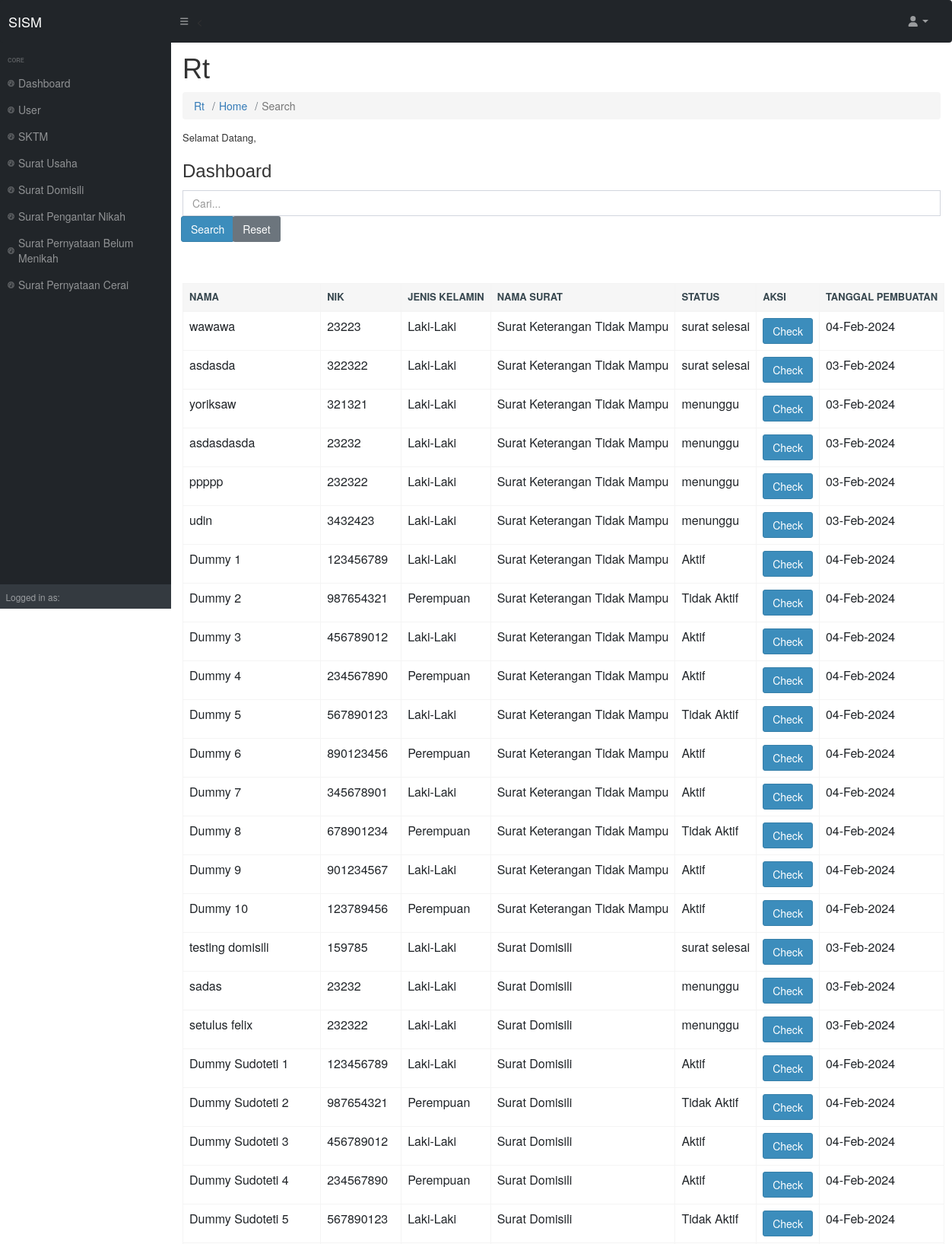
The app's page /index.php/rt/home/search (upper part) with its own data.
### tables this page shows
CREATE TABLE `sktm` (
  `id` int(9) NOT NULL,
  `nama` varchar(50) NOT NULL,
  `nik` int(16) NOT NULL,
  `tgl_lahir` date NOT NULL,
  `jenis_kelamin` enum('Laki-Laki','Perempuan') NOT NULL,
  `status_perkawinan` enum('Kawin','Belum Kawin') NOT NULL,
  `pekerjaan` varchar(60) NOT NULL,
  `agama` enum('Islam','Khatolik','Protestan','Hindu','Buddha','Konghucu') NOT NULL,
  `alamat` text NOT NULL,
  `status` varchar(20) NOT NULL,
  `telp` varchar(15) NOT NULL,
  `tempat_lahir` varchar(20) NOT NULL,
  `created_at` timestamp NOT NULL DEFAULT current_timestamp() ON UPDATE current_timestamp()
);

CREATE TABLE `sudoteti` (
  `id` int(11) NOT NULL,
  `nik` int(16) NOT NULL,
  `nama` varchar(50) NOT NULL,
  `tempat_lahir` varchar(20) NOT NULL,
  `tgl_lahir` date NOT NULL,
  `warga_negara` enum('WNI','WNA') NOT NULL,
  `agama` enum('Islam','Khatolik','Protestan','Hindu','Buddha','Konghucu') NOT NULL,
  `alamat_asal` varchar(100) NOT NULL,
  `status` varchar(50) NOT NULL,
  `jenis_kelamin` enum('Laki-Laki','Perempuan') NOT NULL,
  `status_perkawinan` enum('Kawin','Belum Kawin') NOT NULL,
  `keterangan` varchar(100) NOT NULL,
  `telp` varchar(15) NOT NULL,
  `created_at` timestamp NOT NULL DEFAULT current_timestamp() ON UPDATE current_timestamp()
);

### application/controllers/rt/home.php (called while the page is built, shortened)
<?php
class Home extends CI_Controller {
    public function __construct() {
        $this->load->library('session');
        $this->load->library('pagination');
        $this->load->model('sktm_model');
        $this->load->model('suratusaha_model');
        $this->load->model('sudoteti_model');
        $this->load->model('suratnikah_model');
        $this->load->model('superbeme_model');
        $this->load->model('superce_model');
    }
    public function search() {
        $keyword = $this->input->post('keyword');
        $data['sktm'] = $this->sktm_model->search($keyword);
        $data['suratusaha'] = $this->suratusaha_model->search($keyword);
        $data['sudoteti'] = $this->sudoteti_model->search($keyword);
        $data['suratnikah'] = $this->suratnikah_model->search($keyword);
        $data['superbeme'] = $this->superbeme_model->search($keyword);
        $data['superce'] = $this->superce_model->search($keyword);
        $this->load->view('rt/index', $data);
    }
}

### index.php (called while the page is built, shortened)
<?php
require_once BASEPATH.'core/CodeIgniter.php';

### application/models/sktm_model.php (called while the page is built, shortened)
<?php defined('BASEPATH') OR exit('No direct script access allowed');
class sktm_model extends CI_Model
{
    private $_table = "sktm";
      public function search($keyword)
      {
          $this->db->like('nama', $keyword);
          $this->db->or_like('nik', $keyword);
          $this->db->or_like('pekerjaan', $keyword);
          $this->db->or_like('agama', $keyword);
          $this->db->or_like('alamat', $keyword);
          $this->db->or_like('telp', $keyword);
          return $this->db->get($this->_table)->result();
      }
}

### application/models/sudoteti_model.php (called while the page is built, shortened)
<?php defined('BASEPATH') OR exit('No direct script access allowed');
class sudoteti_model extends CI_Model
{
    private $_table = "sudoteti";
      public function search($keyword)
      {
          $this->db->like('nama', $keyword);
          $this->db->or_like('nik', $keyword);
          $this->db->or_like('alamat_asal', $keyword);
          $this->db->or_like('agama', $keyword);
          $this->db->or_like('tempat_lahir', $keyword);
          $this->db->or_like('telp', $keyword);
          return $this->db->get($this->_table)->result();
      }
}

### application/views/rt/index.php (the view, shortened to what this page needs)
    <body class="sb-nav-fixed">
        <div id="layoutSidenav">
            <div id="layoutSidenav_content">
                <main>
                    <div class="container-fluid px-4">
                <p>Selamat Datang, <?php echo $this->session->userdata("email"); ?></p>
                <h2>Dashboard</h2>
                <form action="<?php echo site_url('rt/home/search') ?>" method="post">
						<input type="text" class="form-control" placeholder="Cari..." name="keyword">
						<div class="input-group-append">
							<input class="btn btn-primary" type="submit" name="submit" value="Search">
							<a class="btn btn-secondary" href="<?php echo site_url('rt') ?>">Reset</a>
						</div>
					</form>
                    <div class="pagination-links">
    <nav aria-label="Page navigation">
    </nav>
</div>
	<div class="tab-slider--container">
		<div id="tab1" class="tab-slider--body">
      <table class="table table-bordered">
      </div>
      <thead>
            <tr>
                <th>Nama</th>
                <th>NIK</th>
                <th>Jenis Kelamin</th>
                <th>Nama Surat</th>
                <th>Status</th>
                <th>Aksi</th>
                <th>Tanggal Pembuatan</th>
            </tr>
        </thead>
        <tbody>
            <?php foreach ($sktm as $sktm_item): ?>
            <tr>
                <td><?php echo $sktm_item->nama; ?></td>
                <td><?php echo $sktm_item->nik; ?></td>
                <td><?php echo $sktm_item->jenis_kelamin; ?></td>
                <td>Surat Keterangan Tidak Mampu</td>
                <td><?php echo $sktm_item->status; ?></td>
                <td><a href="<?php echo site_url('rt/sktm/edit/'.$sktm_item->id) ?>"
											 class="btn btn-primary">Check</a>
							</td>
                            <td><?php echo date('d-M-Y', strtotime($sktm_item->created_at)); ?></td>
            </tr>
            <?php endforeach; ?>
            <?php foreach ($sudoteti as $sudoteti_item): ?>
            <tr>
                <td><?php echo $sudoteti_item->nama; ?></td>
                <td><?php echo $sudoteti_item->nik; ?></td>
                <td><?php echo $sudoteti_item->jenis_kelamin; ?></td>
                <td>Surat Domisili</td>
                <td><?php echo $sudoteti_item->status; ?></td>
                <td><a href="<?php echo site_url('rt/sudoteti/edit/'.$sudoteti_item->id) ?>"
											 class="btn btn-primary">Check</a> </td>
                                             <td><?php echo date('d-M-Y', strtotime($sudoteti_item->created_at)); ?></td>
            </tr>
            <?php endforeach; ?>
        </tbody>
		</div>
	</div>
                    </div>
            </div>
    </body>
</html>

### records on screen
sktm: nama "wawawa", nik "23223", jenis_kelamin "Laki-Laki", status "surat selesai", created_at "04-Feb-2024"
sktm: nama "asdasda", nik "322322", jenis_kelamin "Laki-Laki", status "surat selesai", created_at "03-Feb-2024"
sktm: nama "yoriksaw", nik "321321", jenis_kelamin "Laki-Laki", status "menunggu", created_at "03-Feb-2024"
sktm: nama "asdasdasda", nik "23232", jenis_kelamin "Laki-Laki", status "menunggu", created_at "03-Feb-2024"
sktm: nama "ppppp", nik "232322", jenis_kelamin "Laki-Laki", status "menunggu", created_at "03-Feb-2024"
sktm: nama "udin", nik "3432423", jenis_kelamin "Laki-Laki", status "menunggu", created_at "03-Feb-2024"
sktm: nama "Dummy 1", nik "123456789", jenis_kelamin "Laki-Laki", status "Aktif", created_at "04-Feb-2024"
sktm: nama "Dummy 2", nik "987654321", jenis_kelamin "Perempuan", status "Tidak Aktif", created_at "04-Feb-2024"
sktm: nama "Dummy 3", nik "456789012", jenis_kelamin "Laki-Laki", status "Aktif", created_at "04-Feb-2024"
sktm: nama "Dummy 4", nik "234567890", jenis_kelamin "Perempuan", status "Aktif", created_at "04-Feb-2024"
sktm: nama "Dummy 5", nik "567890123", jenis_kelamin "Laki-Laki", status "Tidak Aktif", created_at "04-Feb-2024"
sktm: nama "Dummy 6", nik "890123456", jenis_kelamin "Perempuan", status "Aktif", created_at "04-Feb-2024"
sktm: nama "Dummy 7", nik "345678901", jenis_kelamin "Laki-Laki", status "Aktif", created_at "04-Feb-2024"
sktm: nama "Dummy 8", nik "678901234", jenis_kelamin "Perempuan", status "Tidak Aktif", created_at "04-Feb-2024"
sktm: nama "Dummy 9", nik "901234567", jenis_kelamin "Laki-Laki", status "Aktif", created_at "04-Feb-2024"
sktm: nama "Dummy 10", nik "123789456", jenis_kelamin "Perempuan", status "Aktif", created_at "04-Feb-2024"
sudoteti: nama "testing domisili", nik "159785", jenis_kelamin "Laki-Laki", status "surat selesai", created_at "03-Feb-2024"
sudoteti: nama "sadas", nik "23232", jenis_kelamin "Laki-Laki", status "menunggu", created_at "03-Feb-2024"
sudoteti: nama "setulus felix", nik "232322", jenis_kelamin "Laki-Laki", status "menunggu", created_at "03-Feb-2024"
sudoteti: nama "Dummy Sudoteti 1", nik "123456789", jenis_kelamin "Laki-Laki", status "Aktif", created_at "04-Feb-2024"
sudoteti: nama "Dummy Sudoteti 2", nik "987654321", jenis_kelamin "Perempuan", status "Tidak Aktif", created_at "04-Feb-2024"
sudoteti: nama "Dummy Sudoteti 3", nik "456789012", jenis_kelamin "Laki-Laki", status "Aktif", created_at "04-Feb-2024"
sudoteti: nama "Dummy Sudoteti 4", nik "234567890", jenis_kelamin "Perempuan", status "Aktif", created_at "04-Feb-2024"
sudoteti: nama "Dummy Sudoteti 5", nik "567890123", jenis_kelamin "Laki-Laki", status "Tidak Aktif", created_at "04-Feb-2024"

### other values on screen
SITE_NAME "SISM"
$segment_display "Rt"
$segment_display "Home"
$segment_display "Search"
